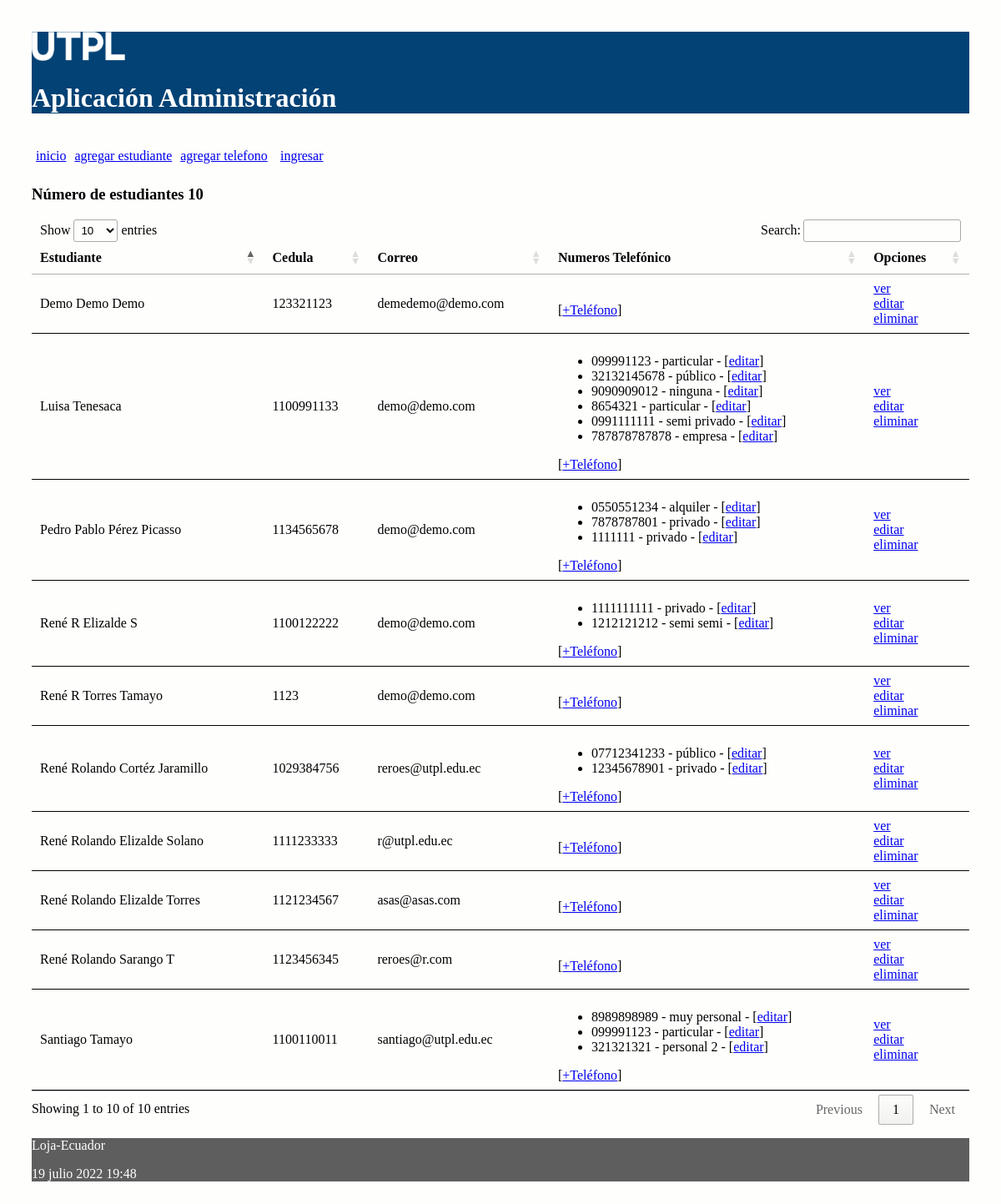
Before: / with the older database file.
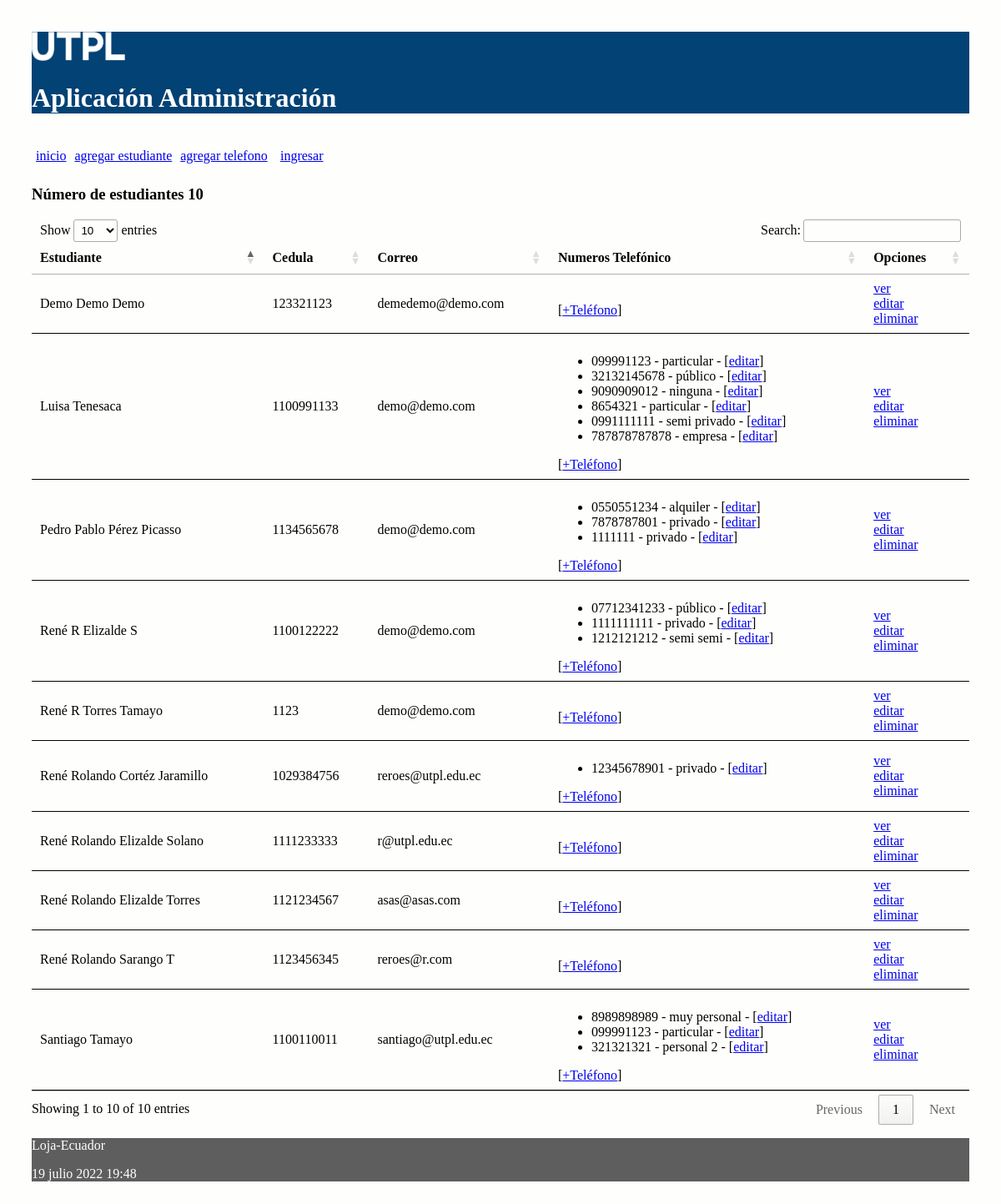
After: the same page with the newer database file.
### administrativo/models.py (models this page shows, shortened)
class Estudiante(models.Model):
    nombre = models.CharField(max_length=30)
    apellido = models.CharField(max_length=30)
    cedula = models.CharField(max_length=30, unique=True)
    correo = models.EmailField()

class NumeroTelefonico(models.Model):
    telefono = models.CharField(max_length=100)
    tipo = models.CharField(max_length=100)
    estudiante = models.ForeignKey(Estudiante, on_delete=models.CASCADE,
            related_name="numeros_telefonicos")

### administrativo/views.py (the view)
# urls.py: path('', views.index, name='index'),
def index(request):
    estudiantes = Estudiante.objects.all()
    informacion_template = {'estudiantes': estudiantes, 'numero_estudiantes': len(estudiantes)}
    return render(request, 'index.html', informacion_template)

### administrativo/templates/index.html (shortened to what this page needs)
{% extends "master.html" %}
{% block content %}
<h3>Número de estudiantes {{ numero_estudiantes }}</h3>
<table id="tabla_datos">
  <thead>
    <tr>
      <th>Estudiante</th>
      <th>Cedula</th>
      <th>Correo</th>
      <th>Numeros Telefónico </th>
      <th>Opciones</th>
    </tr>
  </thead>
  {% for e in estudiantes %}
  <tr>
    <td> {{e.nombre}} {{e.apellido}}</td>
    <td> {{e.cedula}}</td>
    <td> {{e.correo}}</td>
    <td>
      <ul>
        {% for t in e.numeros_telefonicos.all %}
          <li>
            <span>{{t.telefono}} - {{t.tipo}} - [<a href="{% url 'editar_numero_telefonico' t.id %}">editar</a>] </span>
          </li>
        {% endfor %}
      </ul>
        [<a href="{% url 'crear_numero_telefonico_estudiante' e.id%}">+Teléfono</a>]
    </td>
    <td> <a href="{% url 'obtener_estudiante' e.id %}">ver</a> <br>
      <a href="{% url 'editar_estudiante' e.id %}">editar</a> <br>
      <a href="{% url 'eliminar_estudiante' e.id %}"
      onclick="return confirm('¿Está seguro de la eliminación?')" >
      eliminar</a>
    </td>
  </tr>
  {% endfor %}
</table>
{% endblock %}

### administrativo/templates/master.html (shortened to what this page needs)
<!DOCTYPE html>
<html>
  <head>
    {% load static %}
    <link rel="stylesheet" type="text/css" href="{% static 'css/estilos.css' %}">
    <link rel="stylesheet" type="text/css" href="https://cdn.datatables.net/1.10.25/css/jquery.dataTables.min.css">
  </head>
  <body>
  <header>
    <img src="{% static 'images/logo.png' %}" height="10%" width="10%" alt="My image">
    <h1>Aplicación Administración </h1>
    <nav class="top_menu">
      <ul>
        <li><a href="{% url 'index' %}">inicio</a></li>
        <li><a href="{% url 'crear_estudiante' %}">agregar estudiante</a></li>
        <li><a href="{% url 'crear_numero_telefonico' %}">agregar telefono</a></li>
        {% if user.is_authenticated %}
          <li><a href="{% url 'logout_view' %}">salir</a></li>
        {% else %}
          <li>[<a href="{% url 'login' %}">ingresar</a>]</li>
        {% endif %}
      </ul>
    </nav>
  </header>
  <section>
      {% block content %}
      {% endblock %}
  </section>
    <footer>
      <p>Loja-Ecuador</p>
      <p>{% now "j F Y H:i" %}</p>
    </footer>
  </body>
</html>

### administrativo/static/css/estilos.css (style rules this page uses)
body { background: #FEFEFD; padding: 30px; }
header { background: #034275; color: #FFF; }
section { width: 100%; }
th, td { padding: 15px; border-bottom: 1px solid black; }
.top_menu ul { list-style:none; float:left; padding: 5px; width:95%; }
.top_menu ul li { float:left; margin-right:10px; margin-bottom:5px; text: #FFF; }
footer { background: #5E5E5E; color: #FFF; }

Changed rows visible on the page:
changed Estudiante "Elizalde S": gains NumeroTelefonico (telefono "07712341233", tipo "público")
changed Estudiante "Cortéz Jaramillo": loses NumeroTelefonico (telefono "07712341233", tipo "público")
